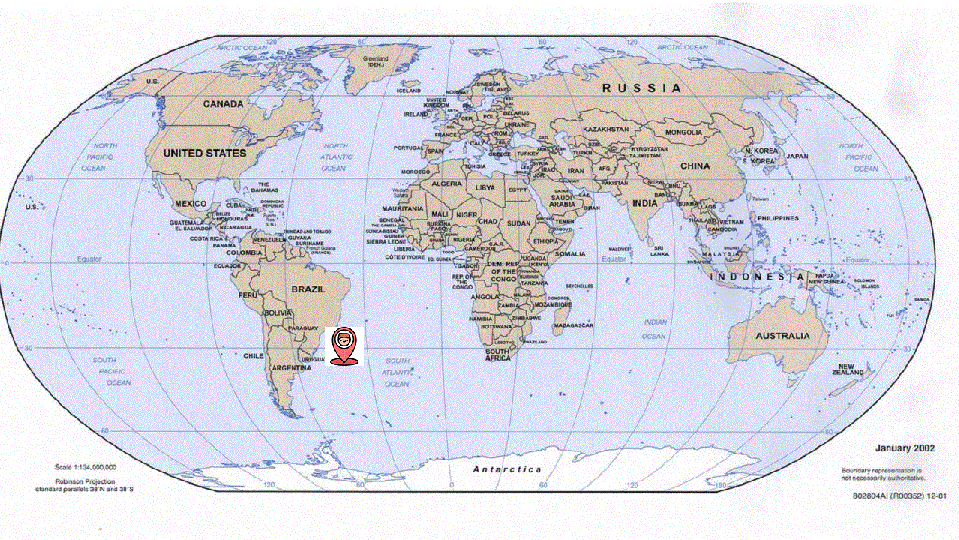

This chart was generated by the following Python code:
#!/usr/bin/env python3
import turtle
import time
import geocoder
from pprint import pprint
from datetime import datetime
from PIL import Image

print("\n\n\n\nYou Are Here (f) Gazstao 2022-09-05 14h58")
agora = datetime.now().strftime("%d/%m/%Y %H:%M:%S")
print(agora)

#
# localize me
#

g = geocoder.ip('me')
print("Sua localizacao atual aproximada é "+str(g.latlng))

#
# ajustando o mapa mundi
#

screen = turtle.Screen()
screen.setup(1280,720)
screen.setworldcoordinates(-180,-90,190,90)
screen.bgpic("./map.gif")
screen.register_shape("./pin.gif")
you = turtle.Turtle()
you.penup()
you.shape("./pin.gif")

lat = g.latlng[0]
lon = g.latlng[1]
you.goto(lon,lat)

canvas = screen.getcanvas()
canvas.postscript(file="youarehere.eps", colormode="color")
img = Image.open("youarehere.eps")
img.save("youarehere.png")

time.sleep(30)
